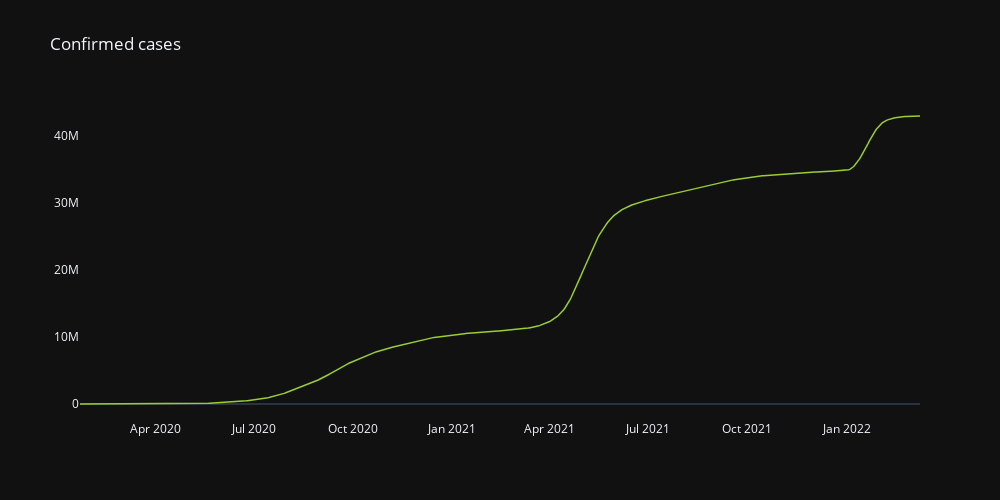

The notebook cell saved with this chart:
### Code cell
fig = go.Figure()

fig.add_trace(
    go.Scatter(x = df.index, y = df['confirmed'],
                line = dict(color = 'yellowgreen', width = 1.5),
                 )
)
fig.update_layout(autosize=False,height=500, width=1000, title_text="Confirmed cases",template = "plotly_dark",)
#fig.update_xaxes(type='category')
fig.update_xaxes(showgrid=False)
fig.update_yaxes(showgrid=False)  

fig.update_layout(legend_title_text='Confirmed cases')
fig.show()

### Figure 1 — Plotly figure (JSON) as saved in the notebook; plotly's stock layout.template omitted (floating-point values rounded to 4 significant figures; data arrays with more than 128 entries replaced by an {"elided": "..."} marker saying what was removed)
{"data": [{"line": {"color": "yellowgreen", "width": 1.5}, "type": "scatter", "x": {"elided": "779 str values"}, "y": {"elided": "779 int values"}}], "layout": {"autosize": false, "height": 500, "legend": {"title": {"text": "Confirmed cases"}}, "title": {"text": "Confirmed cases"}, "width": 1000, "xaxis": {"showgrid": false}, "yaxis": {"showgrid": false}}}
